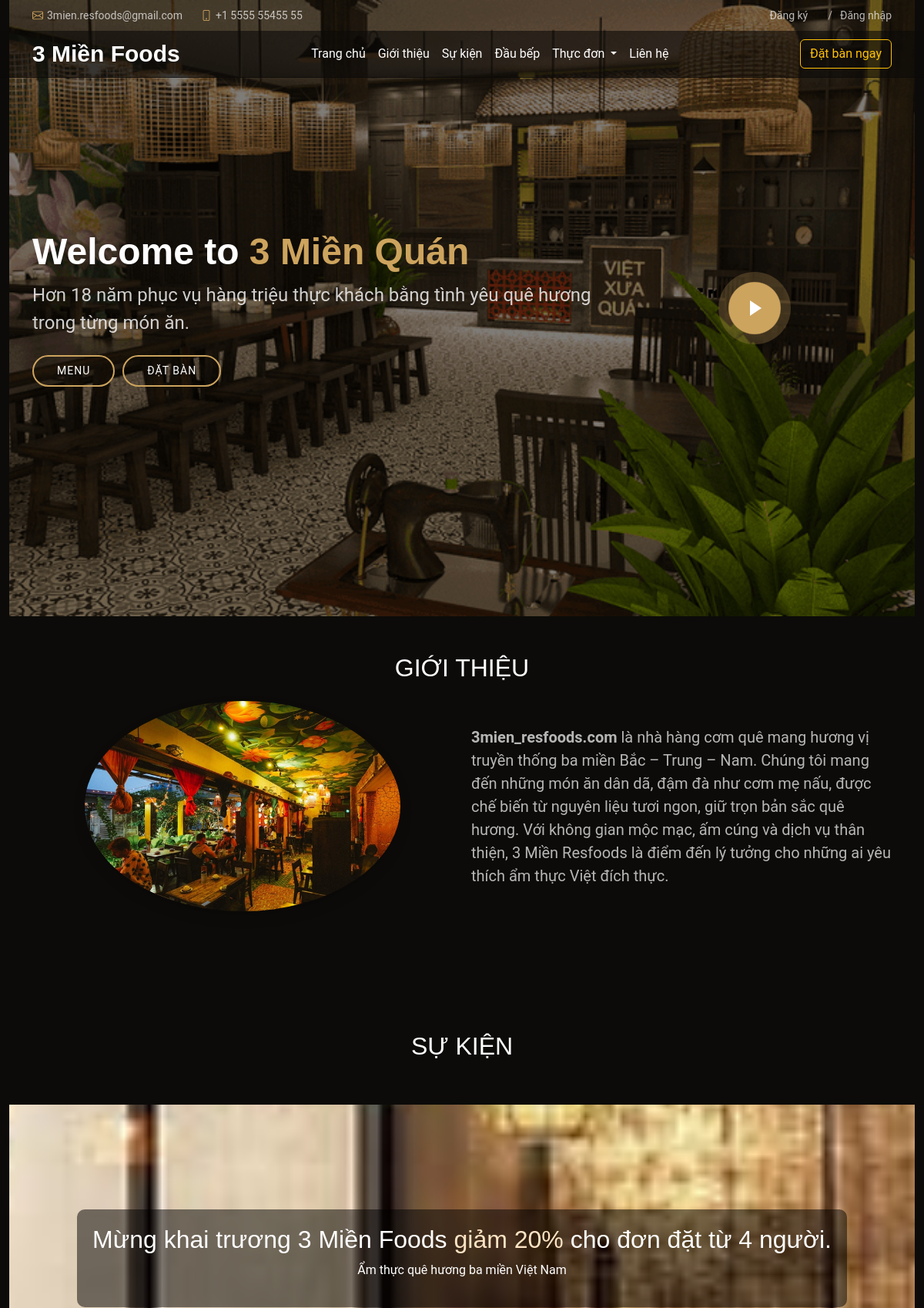
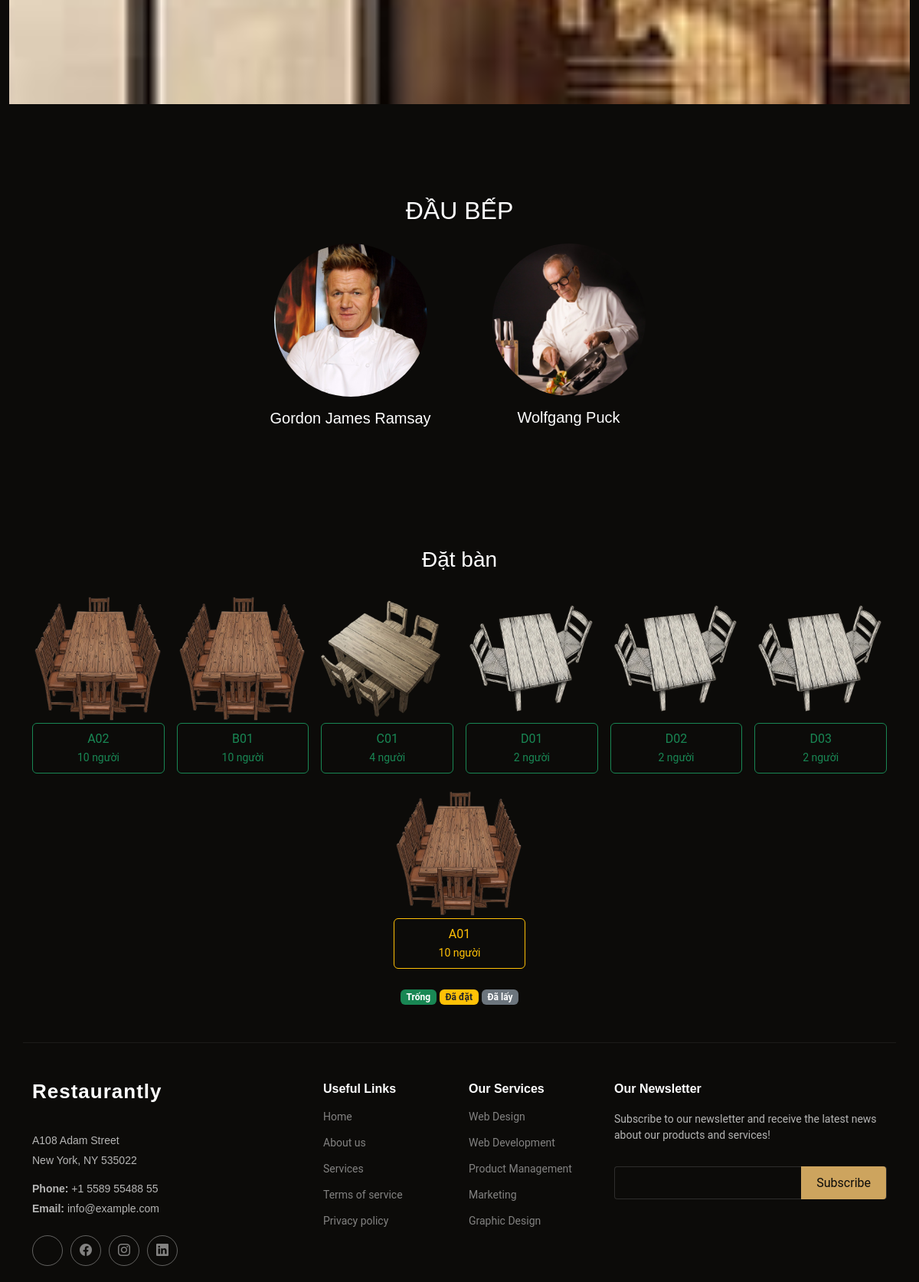
The page / (upper part) on the database its author committed (2 pictures, top to bottom).
### tables this page shows
CREATE TABLE IF NOT EXISTS `staff` (
  `id` int(11) NOT NULL AUTO_INCREMENT,
  `name` varchar(100) DEFAULT NULL,
  `role` varchar(50) DEFAULT NULL,
  `note` varchar(50) DEFAULT NULL,
  `img` varchar(50) DEFAULT NULL,
  `phone` varchar(15) DEFAULT NULL,
  PRIMARY KEY (`id`)
);

CREATE TABLE IF NOT EXISTS `tables` (
  `id` int(11) NOT NULL AUTO_INCREMENT,
  `table_number` varchar(10) NOT NULL,
  `capacity` varchar(50) DEFAULT NULL,
  `img` varchar(100) DEFAULT NULL,
  `status` int(10) unsigned DEFAULT 3,
  PRIMARY KEY (`id`),
  KEY `status` (`status`),
  CONSTRAINT `FK_tables_status_tables` FOREIGN KEY (`status`) REFERENCES `status_tables` (`id`) ON DELETE NO ACTION ON UPDATE NO ACTION
);

### index.php (the view, shortened to what this page needs)
<!DOCTYPE html>
<html lang="en">
<head>
  <?php
  include_once __DIR__ . '/layouts/style.php';
  ?>
  <link rel="stylesheet" type="text/css" href="/3mien_resfoods.com/assets/css/main.css">
  <link rel="stylesheet" type="text/css" href="/3mien_resfoods.com/assets/css/style.css">
  <link href="https://cdn.jsdelivr.net/npm/bootstrap-icons@1.10.5/font/bootstrap-icons.css" rel="stylesheet" />
</head>
<body>
  <?php
  include_once __DIR__ . '/layouts/navbar.php';
  ?>
  <main class="container-fluid main">
    <section id="hero" class="hero section dark-background w-100">
      <img src="assets/img/banner_1.jpg" class="img-fluid w-100" alt="" data-aos="fade-in">
      <div class="container">
        <div class="row">
          <div class="col-lg-8 d-flex flex-column align-items-center align-items-lg-start">
            <h2 data-aos="fade-up" data-aos-delay="100">Welcome to <span>3 Miền Quán</span></h2>
            <p data-aos="fade-up" data-aos-delay="200">Hơn 18 năm phục vụ hàng triệu thực khách bằng tình yêu quê hương trong từng món ăn.</p>
            <div class="d-flex mt-4" data-aos="fade-up" data-aos-delay="300">
              <a href="#menu" class="cta-btn">Menu</a>
              <a href="#book-a-table" class="cta-btn">Đặt bàn</a>
            </div>
          </div>
          <div class="col-lg-4 d-flex align-items-center justify-content-center mt-5 mt-lg-0">
            <a href="https://www.youtube.com/watch?v=Y7f98aduVJ8" class="glightbox pulsating-play-btn"></a>
          </div>
        </div>
      </div>
    </section>
    <section class="container py-5">
      <h2 class="text-center mb-4" data-aos="fade-up" data-aos-delay="100">
        <span>GIỚI THIỆU</span>
      </h2>
      <div class="row align-items-center">
        <div class="col-md-6 text-center mb-4 mb-md-0">
          <img src="assets/img/about-img.jpg" alt="Ảnh giới thiệu" class="img-fluid rounded-circle w-75 shadow">
        </div>
        <div class="col-md-6">
          <p class="card-text fs-5">
            <strong>3mien_resfoods.com</strong> là nhà hàng cơm quê mang hương vị truyền thống ba miền Bắc – Trung – Nam.
            Chúng tôi mang đến những món ăn dân dã, đậm đà như cơm mẹ nấu, được chế biến từ nguyên liệu tươi ngon, giữ trọn bản sắc quê hương.
            Với không gian mộc mạc, ấm cúng và dịch vụ thân thiện, 3 Miền Resfoods là điểm đến lý tưởng cho những ai yêu thích ẩm thực Việt đích thực.
          </p>
        </div>
      </div>
    </section>
    <section class="container-fluid px-0">
      <h2 class="text-center py-5" data-aos="fade-up" data-aos-delay="100">
        <span>SỰ KIỆN</span>
      </h2>
      <div class="parallax container-fluid">
        <div class="overlay-text">
          <h2>Mừng khai trương 3 Miền Foods <span>giảm 20%</span> cho đơn đặt từ 4 người.</h2>
          <p>Ẩm thực quê hương ba miền Việt Nam</p>
        </div>
      </div>
    </section>
    <?php
    include_once __DIR__ . '/dbconnect.php';
    $sqlSelectChef = "SELECT * FROM staff WHERE ROLE='chef';";
    $resultChef = mysqli_query($conn, $sqlSelectChef);
    $arr = [];
    while ($row = mysqli_fetch_array($resultChef, MYSQLI_ASSOC)) {
      $arr[] = array(
        'name_chef' => $row['name'],
        'img' => $row['img'],
      );
    }
    ?>
    <section class="container-fluid px-0">
      <h2 class="text-center mb-4" data-aos="fade-up" data-aos-delay="100">
        <span>ĐẦU BẾP</span>
      </h2>
      <div class="container">
        <div class="row justify-content-center">
          <?php foreach ($arr as $chef): ?>
            <div class="col-12 col-sm-6 col-md-4 col-lg-3 mb-4 d-flex justify-content-center">
              <div class="card bg-transparent text-center border-0" style="width: 100%; max-width: 250px;">
                <img src="assets/img/chef/<?= $chef['img'] ?>" class="img-fluid rounded-circle mx-auto" style="width: 100%; max-width: 200px;">
                <div class="card-body">
                  <h5 class="card-title text-white"><?= $chef['name_chef'] ?></h5>
                </div>
              </div>
            </div>
          <?php endforeach; ?>
        </div>
      </div>
    </section>
    <section class="container py-5">
      <?php
        $resultTables = $conn->query("
                SELECT t.id, t.table_number, t.capacity, t.img, t.status, sta.statu
                FROM `TABLES` t
                JOIN status_tables sta ON sta.id = t.status
            ");
          $arrTable = [];
          while ($row = $resultTables->fetch_assoc()) {
            $arrTable[] = [
              'id' => $row['id'],
              'table_number' => $row['table_number'],
              'capacity' => $row['capacity'],
              'img' => $row['img'],
              'status' => $row['status'],
              'statu' => $row['statu'],
            ];
          }
      ?>
      <h3 class="text-center mb-4">Đặt bàn</h3>
      <div class="row row-cols-1 row-cols-md-6 g-3 justify-content-center" id="tableList">
        <?php foreach ($arrTable as $table):
          $btnClass = 'btn ';
          $disabled = '';
          switch ($table['status']) {
            case 1:
              $btnClass .= 'btn-outline-success';
              break;
            case 3:
              $btnClass .= 'btn-outline-warning';
              $disabled = 'disabled';
              break;
          }
        ?>
          <div class="col text-center">
            <img src="assets/img/table/<?= $table['img'] ?>" class="img-fluid" />
            <?php if (isset($_SESSION['user'])): ?>
              <form action="reservations.php" method="POST">
                <input type="hidden" name="table_id" value="<?= $table['id'] ?>">
                <button type="submit" class="btn <?= $btnClass ?> px-3 py-2 w-100" <?= $disabled ?>>
                  <?= $table['table_number'] ?><br><small><?= $table['capacity'] ?> người</small>
                </button>
              </form>
            <?php else: ?>
              <a type="button" class="btn <?= $btnClass ?> px-3 py-2 w-100 btn-alert-datban" <?= $disabled ?>>
                <?= $table['table_number'] ?><br><small><?= $table['capacity'] ?> người</small><br>
              </a>
            <?php endif; ?>
          </div>
        <?php endforeach; ?>
      </div>
      <div class=" text-center mt-4">
        <span class="badge bg-success">Trống</span>
        <span class="badge bg-warning text-dark">Đã đặt</span>
        <span class="badge bg-secondary">Đã lấy</span>
      </div>
    </section>
  </main>
  <?php
  include_once __DIR__ . '/layouts/footer.php';
  ?>
</body>
</html>
</body>
</html>

### assets/css/style.css (style rules this page uses)
.parallax { height: 400px; position: relative; background-image: url('/3mien_resfoods.com/assets/img/bg.png'); background-attachment: fixed; background-position: center; background-repeat: no-repeat; background-size: cover; display: flex; align-items: center; justify-content: center; text-align: center; color: white; }
.overlay-text { position: relative; z-index: 1; background: rgba(0, 0, 0, 0.5); padding: 20px; border-radius: 10px; }
.overlay-text span { color: bisque; }

### assets/css/main.css (style rules this page uses)
:root { --default-font: "Roboto", system-ui, -apple-system, "Segoe UI", Roboto, "Helvetica Neue", Arial, "Noto Sans", "Liberation Sans", sans-serif, "Apple Color Emoji", "Segoe UI Emoji", "Segoe UI Symbol", "Noto Color Emoji"; --heading-font: "Playfair Display", sans-serif; --nav-font: "Poppins", sans-serif; }
:root { --background-color: #0c0b09; --default-color: rgba(255, 255, 255, 0.7); --heading-color: #ffffff; --accent-color: #cda45e; --surface-color: #29261f; --contrast-color: #0c0b09; }
:root { --nav-color: #ffffff; --nav-hover-color: #cda45e; --nav-mobile-background-color: #29261f; --nav-dropdown-background-color: #29261f; --nav-dropdown-color: #ffffff; --nav-dropdown-hover-color: #cda45e; }
.dark-background { --background-color: #000000; --default-color: #ffffff; --heading-color: #ffffff; --surface-color: #1a1a1a; --contrast-color: #ffffff; }
:root { scroll-behavior: smooth; }
body { color: var(--default-color); background-color: var(--background-color); font-family: var(--default-font); }
a { color: var(--accent-color); text-decoration: none; transition: 0.3s; }
h1, h2, h3, h4, h5, h6 { color: var(--heading-color); font-family: var(--heading-font); }
.pulsating-play-btn { width: 94px; height: 94px; background: radial-gradient(var(--accent-color) 50%, color-mix(in srgb, var(--accent-color), transparent 75%) 52%); border-radius: 50%; display: block; position: relative; overflow: hidden; }
.pulsating-play-btn:before { content: ""; position: absolute; width: 120px; height: 120px; animation-delay: 0s; animation: pulsate-play-btn 2s; animation-direction: forwards; animation-iteration-count: infinite; animation-timing-function: steps; opacity: 1; border-radius: 50%; border: 5px solid color-mix(in srgb, var(--accent-color), transparent 30%); top: -15%; left: -15%; background: rgba(198, 16, 0, 0); }
.pulsating-play-btn:after { content: ""; position: absolute; left: 50%; top: 50%; transform: translateX(-40%) translateY(-50%); width: 0; height: 0; border-top: 10px solid transparent; border-bottom: 10px solid transparent; border-left: 15px solid #fff; z-index: 100; transition: all 400ms cubic-bezier(0.55, 0.055, 0.675, 0.19); }
section, .section { color: var(--default-color); background-color: var(--background-color); padding: 60px 0; scroll-margin-top: 77px; overflow: clip; }
.hero { width: 100%; min-height: 100vh; position: relative; padding: 80px 0; display: flex; align-items: center; justify-content: center; color: var(--default-color); }
.hero img { position: absolute; inset: 0; display: block; width: 100%; height: 100%; object-fit: cover; z-index: 1; }
.hero:before { content: ""; background: color-mix(in srgb, var(--background-color), transparent 50%); position: absolute; inset: 0; z-index: 2; }
.hero .container { position: relative; z-index: 3; }
.hero h2 { margin: 0; font-size: 48px; font-weight: 700; }
.hero h2 span { color: var(--accent-color); }
.hero p { color: color-mix(in srgb, var(--default-color), transparent 20%); margin: 10px 0 0 0; font-size: 24px; }
.hero .cta-btn { color: var(--default-color); border: 2px solid var(--accent-color); font-weight: 400; font-size: 14px; text-transform: uppercase; letter-spacing: 1px; display: inline-block; padding: 8px 30px; border-radius: 50px; transition: 0.3s; flex-shrink: 0; }
.hero .cta-btn:first-child { margin-right: 10px; }

### rows shown on the page
staff: img (picture), name "Gordon James Ramsay"
staff: img (picture), name "Wolfgang Puck"
tables: img (picture), table_number "A02", capacity "10"
tables: img (picture), table_number "B01", capacity "10"
tables: img (picture), table_number "C01", capacity "4"
tables: img (picture), table_number "D01", capacity "2"
tables: img (picture), table_number "D02", capacity "2"
tables: img (picture), table_number "D03", capacity "2"
tables: img (picture), table_number "A01", capacity "10"
